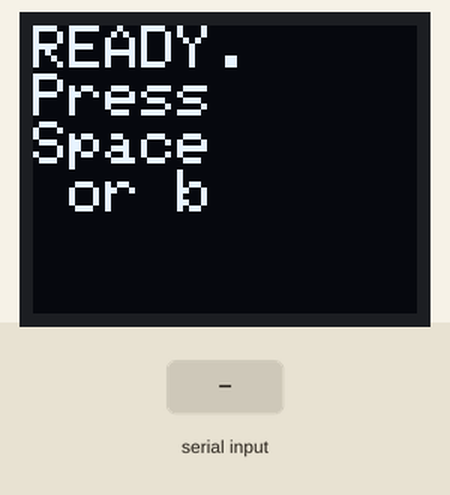
This sketch was run on a simulated Arduino Uno, built with avr-gcc and run on an emulated ATmega328P. Shown: 64×48 one-colour display. The test bench sets the inputs (shaded band).

Above: at 1.2 s.
1.3 s: "b" received over Serial
At 2.5 s:
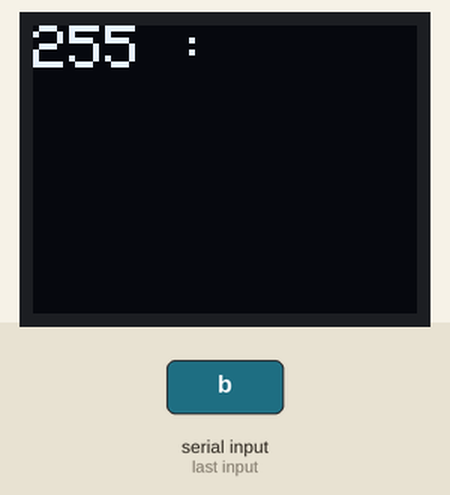
2.8 s: byte 32 (' ') received over Serial
At 3.7 s:
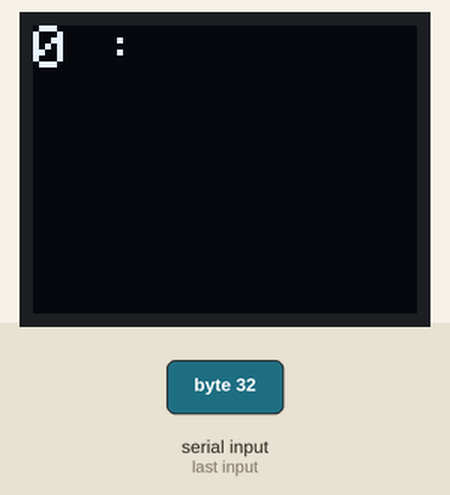
4.3 s: byte 32 (' ') received over Serial
At 4.9 s:
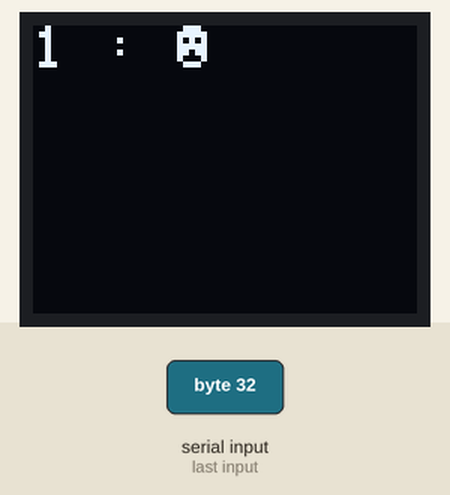
5.8 s: byte 32 (' ') received over Serial
At 7.0 s:
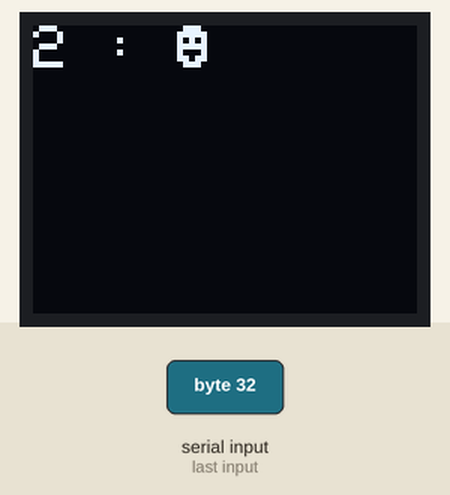
7.3 s: byte 32 (' ') received over Serial
At 8.4 s:
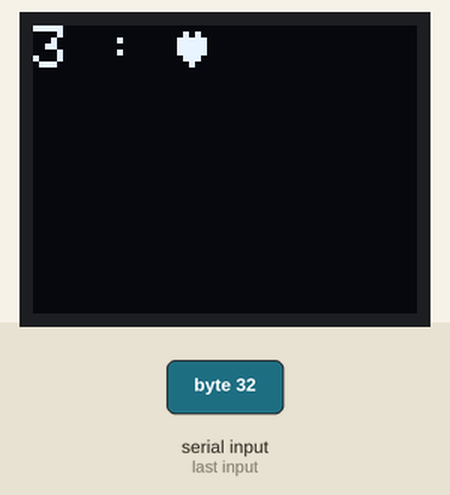
Timing chart, 0 to 9.8 s (numbered marks = the images above; inputs shaded):
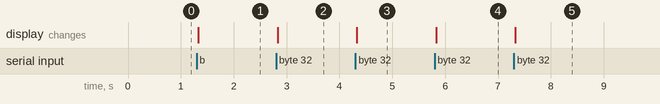

The sketch:

FontPrinter.ino
```cpp
/*
     Microview Font Printer
     Leif Bloomquist
*/
#include <MicroView.h>

void setup()
{
  uView.begin();	// begin of MicroView
  Serial.begin(38400);
  clearscreen();
  uView.println("READY.");
  uView.println("Press\nSpace\n or b");
  uView.display();
}

void clearscreen()
{
  uView.clear(ALL);	// erase hardware memory inside the OLED controller
  uView.clear(PAGE);	// erase the memory buffer, when next uView.display() is called, the OLED will be cleared.
  uView.setFontType(8);
  uView.setCursor(0,0);
  uView.display();
}


char c=0;

void loop()
{
    if (Serial.available() > 0)
    {
       char in = Serial.read();
       if (in == ' ') c++;
       if (in == 'b') c--;

       clearscreen();

       uView.print((byte)c);
       uView.print(" : ");
       uView.print(c);
       uView.println();
       uView.display();
    }
}
```

Measured:
- after the input at 1.3 s, the display: changes at once (image 1)
- after the input at 2.8 s, the display: changes at once (image 2)
- after the input at 4.3 s, the display: changes at once (image 3)
- after the input at 5.8 s, the display: changes at once (image 4)
- after the input at 7.3 s, the display: changes at once (image 5)
